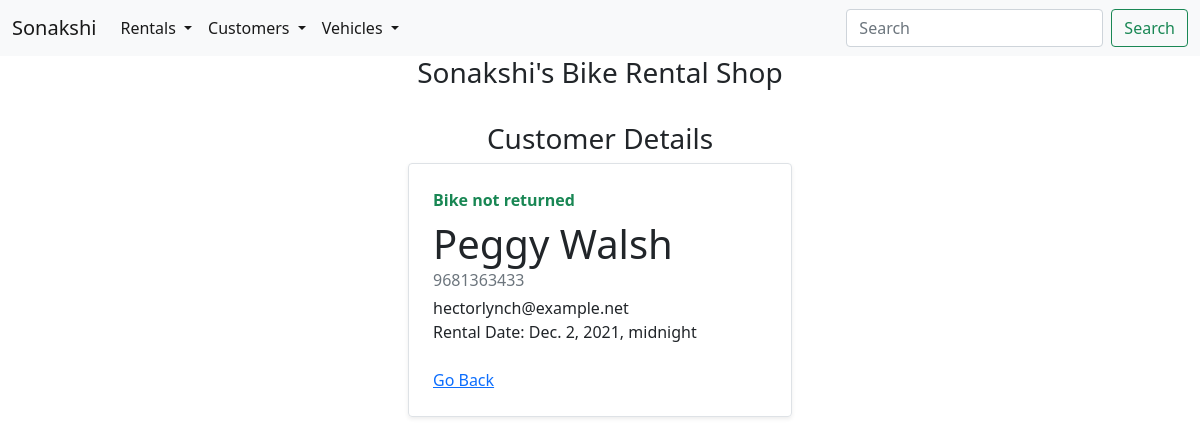
The app's page /rent/rental/55/ with its own data.
### rent/models.py (models this page shows, shortened)
class Rental(models.Model):
    rental_date=models.DateTimeField(blank=True, null=True)
    return_date=models.DateTimeField(blank=True, null=True)
    customer=models.ForeignKey(Customer,on_delete=models.CASCADE)
    vehicle=models.ForeignKey(Vehicle,on_delete=models.CASCADE)

class Customer(models.Model):
    first_name = models.CharField(max_length=50)
    last_name = models.CharField(max_length=50)
    email=models.CharField(max_length=50)
    phonenumber=models.CharField(max_length=20)
    address=models.CharField(max_length=100)
    city=models.CharField(max_length=50)
    country=models.CharField(max_length=50)

### rent/views.py (the view)
# urls.py: path('rent/rental/<int:id>/',views.single_rental, name='single_rental'),
def single_rental(request,id):
    rental_details = Rental.objects.get(id=id)
    return render(request, 'rental/single_rental.html',{'rental_details':rental_details})

### rent/templates/rental/single_rental.html (shortened to what this page needs)
{%include 'base.html'%}
<div class="row mb-2 justify-content-center">
    <div class="col-md-4">
            <h3 style="text-align:center;">Customer Details</h3>
        <div class="row g-0 border rounded overflow-hidden flex-md-row mb-4 shadow-sm h-md-250 position-relative">
            <div class="col p-4 d-flex flex-column position-static">
                <strong class="d-inline-block mb-2 text-success">Bike not returned</strong>
                <h1 class="mb-0">{{rental_details.customer.first_name}} {{rental_details.customer.last_name}}</h1>
                <div class="mb-1 text-muted"> {{rental_details.customer.phonenumber}}</div>
                <p class="mb-auto">{{rental_details.customer.email}}</p>
                <p class="mb-auto">Rental Date: {{rental_details.rental_date}}</p>
                <br>
                <a href="{%url 'all_rental'%}" class="stretched-link">Go Back</a>
            </div>
        </div>
    </div>
</div>

### records on screen
Rental: customer.first_name "Peggy", customer.last_name "Walsh", customer.phonenumber "9681363433", customer.email "hectorlynch@example.net", rental_date "Dec. 2, 2021, midnight"
